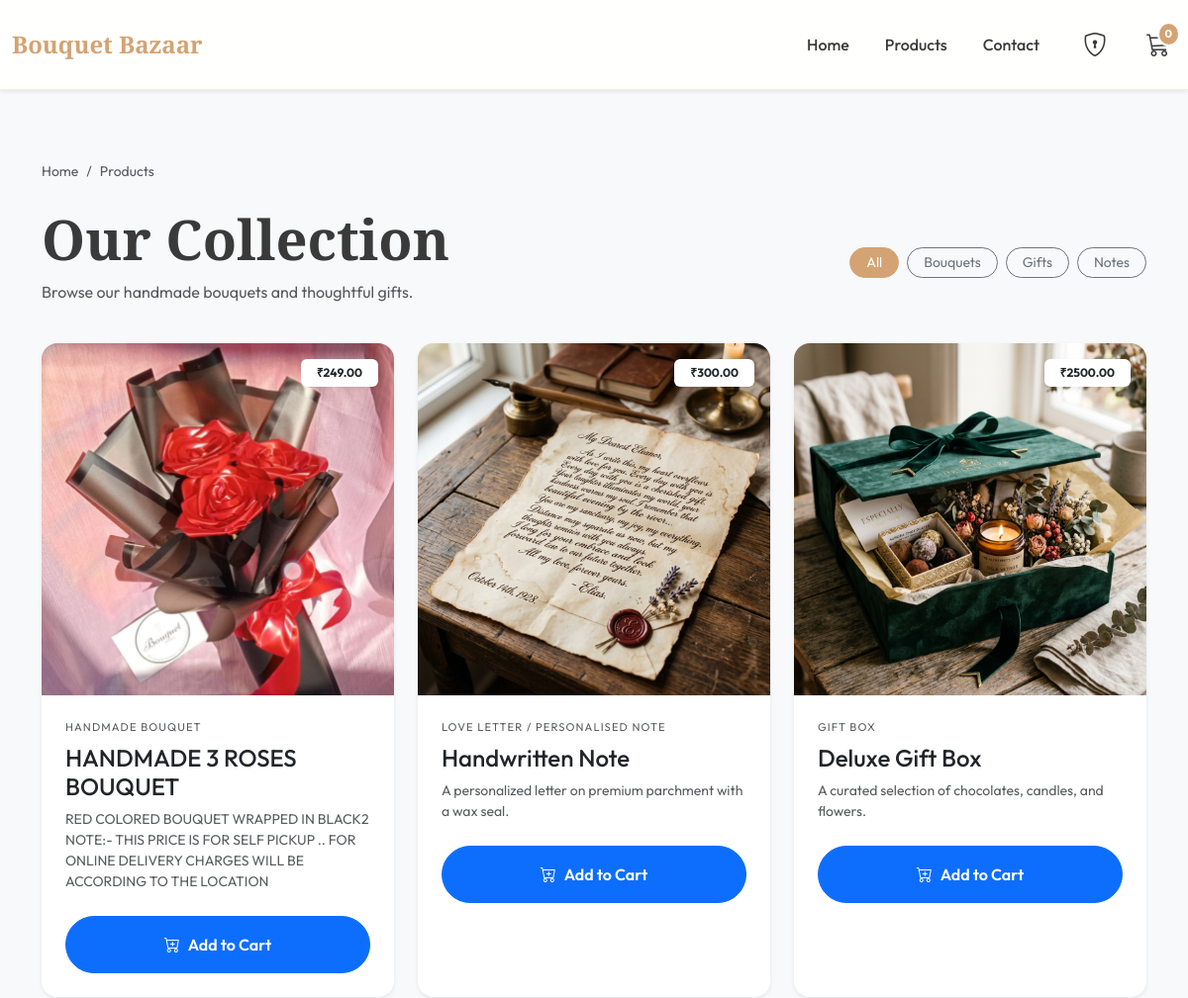
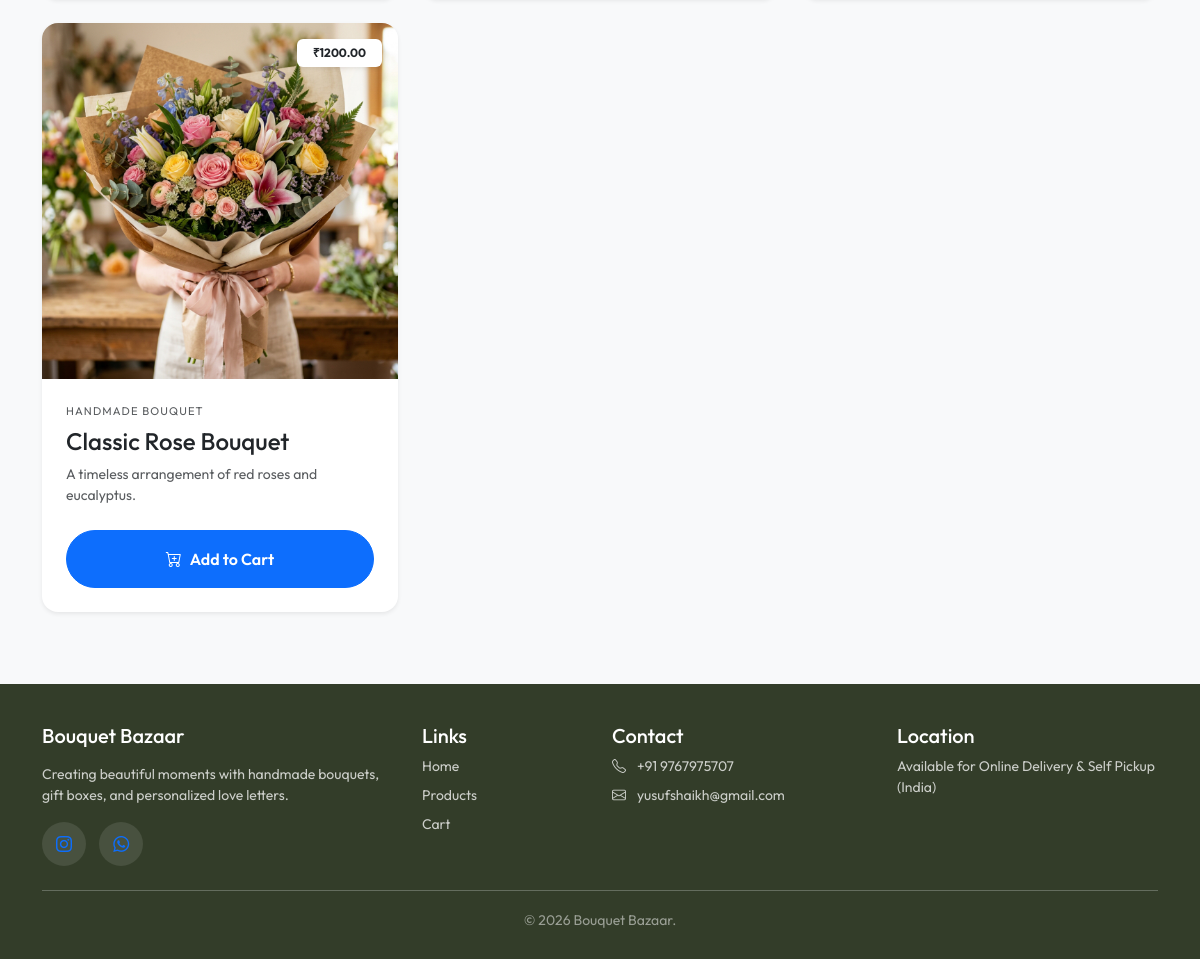
Screenshot of /products/ with the database file from the repository (2 pictures, top to bottom).
### website/models.py (models this page shows, shortened)
class Product(models.Model):
    CATEGORY_CHOICES = [
        ('bouquet', 'Handmade Bouquet'),
        ('gift', 'Gift Box'),
        ('letter', 'Love Letter / Personalised Note'),
    ]
    name = models.CharField(max_length=200)
    slug = models.SlugField(unique=True, blank=True)
    description = models.TextField()
    price = models.DecimalField(max_digits=10, decimal_places=2)
    image = models.ImageField(upload_to='products/', blank=True, null=True)
    category = models.CharField(max_length=20, choices=CATEGORY_CHOICES, default='bouquet')
    created_at = models.DateTimeField(auto_now_add=True)

### website/views.py (the view)
# urls.py: path('products/', views.products, name='products'),
def products(request):
    all_products = Product.objects.all().order_by('-created_at')
    return render(request, 'website/products.html', {'products': all_products})

### templates/website/products.html (shortened to what this page needs)
{% extends 'website/base.html' %}
{% block content %}
<section class="py-4 py-md-5 bg-light">
    <div class="container py-lg-4">
        <nav aria-label="breadcrumb" class="mb-4">
            <ol class="breadcrumb">
                <li class="breadcrumb-item small"><a href="{% url 'index' %}" class="text-decoration-none text-muted">Home</a></li>
                <li class="breadcrumb-item small active" aria-current="page">Products</li>
            </ol>
        </nav>
        <div class="row align-items-center mb-4 g-3">
            <div class="col-12 col-md-6 text-center text-md-start">
                <h1 class="display-4 fw-bold mb-2">Our Collection</h1>
                <p class="text-muted">Browse our handmade bouquets and thoughtful gifts.</p>
            </div>
            <div class="col-12 col-md-6 text-center text-md-end">
                <div class="d-flex flex-wrap justify-content-center justify-content-md-end gap-2" role="group" aria-label="Category filter">
                    <button type="button" class="btn btn-sm btn-outline-secondary rounded-pill active px-3" onclick="filterCategory('all')">All</button>
                    <button type="button" class="btn btn-sm btn-outline-secondary rounded-pill px-3" onclick="filterCategory('bouquet')">Bouquets</button>
                    <button type="button" class="btn btn-sm btn-outline-secondary rounded-pill px-3" onclick="filterCategory('gift')">Gifts</button>
                    <button type="button" class="btn btn-sm btn-outline-secondary rounded-pill px-3" onclick="filterCategory('letter')">Notes</button>
                </div>
            </div>
        </div>
        <div class="row g-4" id="products-grid">
            {% for product in products %}
            <div class="col-12 col-md-6 col-lg-4 product-item" data-category="{{ product.category }}">
                <div class="card h-100 border-0 shadow-sm rounded-4 overflow-hidden product-card">
                    <div class="position-relative">
                        {% if product.image %}
                        <img src="{{ product.image.url }}" class="card-img-top img-aspect-ratio" alt="{{ product.name }}">
                        {% else %}
                        <div class="bg-light d-flex align-items-center justify-content-center img-aspect-ratio">
                            <i class="bi bi-image text-muted fs-1"></i>
                        </div>
                        {% endif %}
                        <div class="badge bg-white text-dark position-absolute top-0 end-0 m-3 shadow-sm px-3 py-2">₹{{ product.price }}</div>
                    </div>
                    <div class="card-body p-4">
                        <div class="small text-uppercase tracking-wider text-muted mb-2" style="font-size: 0.7rem;">{{ product.get_category_display }}</div>
                        <h5 class="card-title mb-2 fs-4">{{ product.name }}</h5>
                        <p class="card-text text-muted small mb-4">{{ product.description }}</p>
                        <div class="d-grid">
                            <button onclick="addToCart({{ product.id }}, '{{ product.name }}', {{ product.price }}, '{{ product.image.url|default:'' }}')" class="btn btn-primary py-3">
                                <i class="bi bi-cart-plus me-2"></i>Add to Cart
                            </button>
                        </div>
                    </div>
                </div>
            </div>
            {% endfor %}
        </div>
    </div>
</section>
{% endblock %}

### templates/website/products.html (style rules this page uses)
.product-card { transition: all 0.3s cubic-bezier(0.4, 0, 0.2, 1); }
.tracking-wider { letter-spacing: 0.1em; }
.btn-outline-secondary.active { background-color: var(--primary-color); border-color: var(--primary-color); color: white; }

### rows the page displays
Product: image (picture), price "249.00", category "HANDMADE BOUQUET", name "HANDMADE 3 ROSES BOUQUET", description "RED COLORED BOUQUET WRAPPED IN BLACK2 NOTE:- THIS PRICE IS FOR SELF PICKUP .. FOR ONLINE DELIVERY CHARGES WILL BE ACCORDING TO THE LOCATION"
Product: image (picture), price "300.00", category "LOVE LETTER / PERSONALISED NOTE", name "Handwritten Note", description "A personalized letter on premium parchment with a wax seal."
Product: image (picture), price "2500.00", category "GIFT BOX", name "Deluxe Gift Box", description "A curated selection of chocolates, candles, and flowers."
Product: image (picture), price "1200.00", category "HANDMADE BOUQUET", name "Classic Rose Bouquet", description "A timeless arrangement of red roses and eucalyptus."
